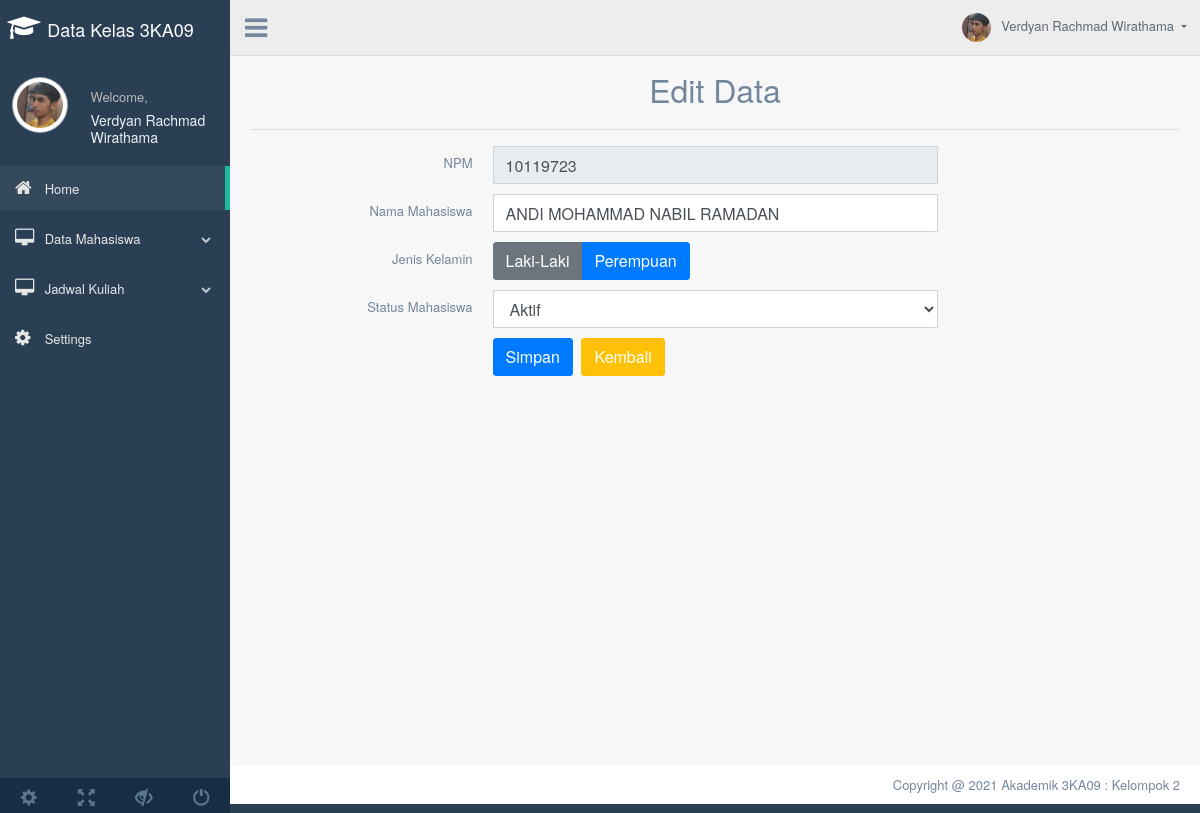
Screenshot of /index.php?page=edit_mhs&NPM=10119723 with the database file from the repository.
### tables this page shows
CREATE TABLE `mahasiswa` (
  `NPM` int(10) NOT NULL,
  `Nama_Mhs` varchar(50) NOT NULL,
  `Jenis_Kelamin` varchar(50) NOT NULL,
  `Status_Aktif` varchar(50) NOT NULL
);

### edit.php (the view, shortened to what this page needs)
<?php
	include('config.php');
?>
<div class="container" style="margin-top:20px">
	<center>
		<font size="6">Edit Data</font>
	</center>
	<hr>
	<?php
	if (isset($_GET['NPM'])) {
		$NPM = $_GET['NPM'];
		$select = mysqli_query($koneksi, "SELECT * FROM mahasiswa WHERE NPM='$NPM'") or die(mysqli_error($koneksi));
		if (mysqli_num_rows($select) == 0) {
			echo '<div class="alert alert-warning">ID tidak ada dalam database.</div>';
			exit();
		} else {
			$data = mysqli_fetch_assoc($select);
		}
	}
	?>
	<form action="index.php?page=edit_mhs&NPM=<?php echo $NPM; ?>" method="post">
		<div class="item form-group">
			<label class="col-form-label col-md-3 col-sm-3 label-align">NPM</label>
			<div class="col-md-6 col-sm-6">
				<input type="text" name="NPM" class="form-control" size="4" value="<?php echo $data['NPM']; ?>" readonly required>
			</div>
		</div>
		<div class="item form-group">
			<label class="col-form-label col-md-3 col-sm-3 label-align">Nama Mahasiswa</label>
			<div class="col-md-6 col-sm-6">
				<input type="text" name="Nama_Mhs" class="form-control" value="<?php echo $data['Nama_Mhs']; ?>" required>
			</div>
		</div>
		<div class="item form-group">
			<label class="col-form-label col-md-3 col-sm-3 label-align">Jenis Kelamin</label>
			<div class="col-md-6 col-sm-6 ">
				<div class="btn-group" data-toggle="buttons">
					<label class="btn btn-secondary" data-toggle-class="btn-primary" data-toggle-passive-class="btn-default">
						<input type="radio" class="join-btn" name="Jenis_Kelamin" value="Laki-Laki" <?php if ($data['Jenis_Kelamin'] == 'Laki-Laki') {
																										echo 'checked';
																									} ?> required>Laki-Laki
					</label>
					<label class="btn btn-primary" data-toggle-class="btn-primary" data-toggle-passive-class="btn-default">
						<input type="radio" class="join-btn" name="Jenis_Kelamin" value="Perempuan" <?php if ($data['Jenis_Kelamin'] == 'Perempuan') {
																										echo 'checked';
																									} ?> required>Perempuan
					</label>
				</div>
			</div>
		</div>
		<div class="item form-group">
			<label class="col-form-label col-md-3 col-sm-3 label-align">Status Mahasiswa</label>
			<div class="col-md-6 col-sm-6">
				<select name="Status_Aktif" class="form-control" required>
					<option value="Aktif" <?php if ($data['Status_Aktif'] == 'Aktif') {
												echo 'selected';
											} ?>>Aktif</option>
				</select>
			</div>
		</div>
		<div class="item form-group">
			<div class="col-md-6 col-sm-6 offset-md-3">
				<input type="submit" name="submit" class="btn btn-primary" value="Simpan">
				<a href="index.php?page=tampil_mhs" class="btn btn-warning">Kembali</a>
			</div>
		</div>
	</form>
</div>

### rows the page displays
mahasiswa: NPM "10119723", Nama_Mhs "ANDI MOHAMMAD NABIL RAMADAN", Status_Aktif "Aktif"
